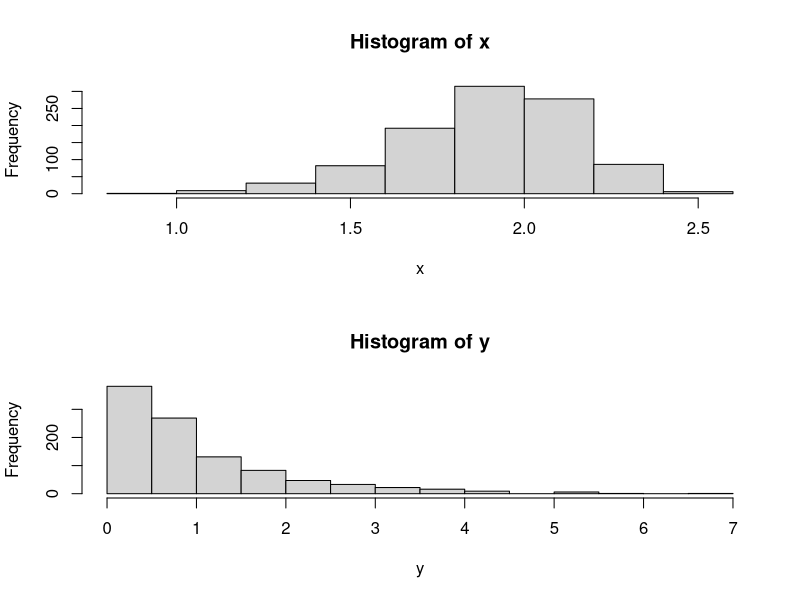

Here is the R script that generated this plot:
#Tehtävä 5
a=2
b=3
n=1000

set.seed(123)
#Generate n random variates from U(0,1)
u=runif(n)
#Generate n random variates from Weibull(a,b)
f=function(u){
  a=9
  b=2
  return(b*(-log(u))^(1/a))
}
x=sapply(u, f)
y=rweibull(n, shape = 1)

par(mfrow=c(2,1))
hist(x)
hist(y)



ff=function(x){
  return(x^2)
}
y=sapply(1:3, ff)

